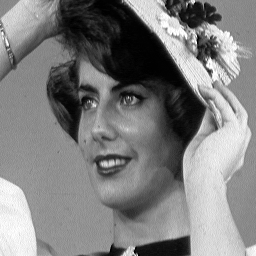
%> input picture data/Lena.bmp, 256 x 256 px
$ octave GSCG_1D.m   (GNU Octave 9; MATLAB toolbox functions it lacks are replaced by stand-ins)
%> lines starting %> are read from the running program, lines starting %| are printed output that depends on the picture; in (x1, y1, x2, y2) boxes, pixels count from 0 and x2, y2 are one past the last pixel; in counts of white or black regions, pixels touching at a corner belong together; the program's own positions count from 1
### LoadData.m
function [I1 I1_noise I2 I2_noise] = LoadData

I1 = zeros(1000,1);
I1(1:200) = 1;
I1(201:300) = 4;
I1(301:600) = 2;
I1(601:650) = 3;
I1(651:end) = 1;
I1_noise = I1 + 0.2*randn(size(I1));
% [7 lines of commented-out code are left out]


I2 = imread('data/Lena.bmp');
%> I2 is the input picture: size 256x256 uint8; min 0, max 255, mean 127.2
I2 = double(I2);
%> I2: size 256x256 double
r = 20;
I2_noise = I2 + r*randn(size(I2));
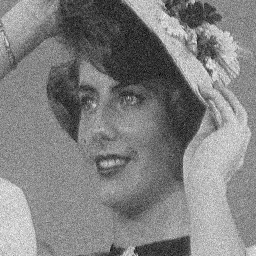
%> I2_noise: size 256x256 double; min -73.03, max 320.2, mean 127; drawn with min black and max white
% [7 lines of commented-out code are left out]

### GSCG_1D.m
% Edward Rusu
% Math 6590
% Variational Image Processing
% Project 1
% 1D Signal - GS and CG

% This program will solve the Tikhanov optimization problem using
% Gauss-Seidel and Conjugate Gradient Methods. We will just do the
% one-dimensional noisy signal here.

clearvars
clc


%% Load Data
[uxact u0] = LoadData; % Load the 1-dimensional signal
%> uxact = 1000 values, max 4 at index 201, min 1 at index 1, mean 1.7; u0 = 1000 values, max 4.52 at index 283, min 0.379 at index 820, mean 1.7
N = length(u0); % Number of nodes
%> N = 1000

maxIter = 1000; % Maximum number of iterations
tol = 1e-6; % Convergence tolerance
exitflag = 0; % Convergence condition
L = 2; % Norm to check convergence

lambda = 0.025; % Value for lambda

% Rather than using ghost points for the Neumann condition, we simply treat
% them as algebraic constraints, do some solving, and find the correct
% expression for our interior points


%% Create 1D Elliptic Operator and RHS
e = ones(N,1);
Elli = lambda*speye(N) + spdiags([-2*e 4*e -2*e],[-1 0 1],N,N); % Set up Elliptic Operator
Elli(1,2) = -4; Elli(N,N-1) = -4;
%> after `Elli(1,2) = -4`:
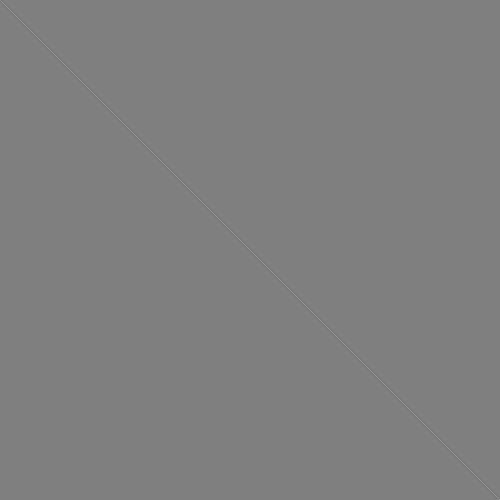
%> Elli: size 1000x1000 double (shown at 1/2 size); min -4, max 4.03, mean 2.7e-05; drawn with min black and max white
%> after `Elli(N,N-1) = -4`: Elli: size 1000x1000 double; under 0.01% of pixels changed, all inside (x1, y1, x2, y2) = (998, 999, 999, 1000)

rhs = lambda*u0;
%> rhs = 1000 values, max 0.113 at index 283, min 0.00947 at index 820, mean 0.0424


%% Exact

% Before doing anything, we will perform a direct solve for comparison
udir = Elli\rhs; % Direct solve with tri-diagonal solver
%> udir = 1000 values, max 4.02 at index 242, min 0.891 at index 820, mean 1.7

figure(1), clf
plot(1:N, uxact,'r-','linewidth',2), hold on
plot(1:N, udir,'b.');
title('Exact Solution');
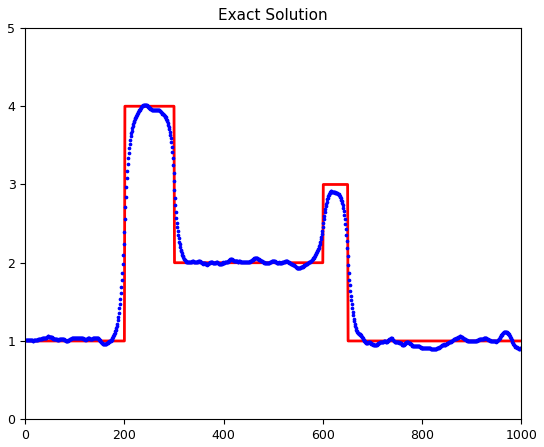
%> figure redrawn from the program's plot data; curve peaks at x = 201, y = 4; highest point at x = 242, y = 4.02


%% Gauss-Seidel
% Gauss-Seidel is x_{k+1} = (I-inv(P)*A)x_{k} + inv(P)*b

Elli_diag = spdiags(Elli); % Grab lower and main diagonal from Elli
PC = spdiags([Elli_diag(:,1) Elli_diag(:,2)], [-1 0],N,N); % Create GS preconditioner
PCinv = PC\speye(N); % Invert the preconditioner
rhsPC = PCinv*rhs; % Modify the rhs vector
%> rhsPC = 1000 values, max 0.0523 at index 243, min 0.00469 at index 1, mean 0.0209
GS = speye(N) - PCinv*Elli; % Gauss-Seidel Matrix = I-inv(P)*A

% Iteration here
uN = u0; % Initial condition
%> uN has the same summary as u0

figure(2), clf
for n = 1:maxIter
    % Iterate
    uO = uN;
    uN = GS*uO + rhsPC;

    % Animate
    if (mod(n,5) == 0) % Only occasionally plot
        plot(1:N,uxact,'r-',1:N,uN,'b.'), axis([1 1000 0 4.5])
        title(['GS iteration: ' num2str(n)]);
        drawnow
        pause(0.01)
    end

    % Check Convergence
    if (norm(uN-uO,L) < tol)
        exitflag = 1;
        break;
    end
end
%> after the loop, exitflag = 1
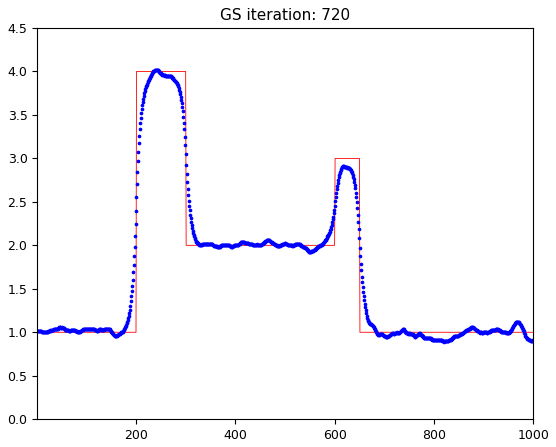
%> figure redrawn from the program's plot data; curve peaks at x = 201, y = 4; highest point at x = 242, y = 4.02

if (exitflag == 1)
    disp(['GS converged in ' num2str(n) ' iterations.']);
else
    disp('GS did not converge. Consider increasing max iteration or loosening tolerance.');
end


%% Conjugate Gradient

[uCG,exitflag,res,iterOut] = cgs(Elli,rhs,tol,maxIter,[],[],u0);
%> uCG has the same summary as udir; exitflag = 0; res = 9.5e-07; iterOut = 61

if (exitflag == 0)
    disp(['CG converged in ' num2str(iterOut) ' iterations.']);
%| CG converged in 61 iterations.
else
    disp('CG did not converge. Consider increasing max iteration or loosening tolerance.');
end

figure(3), clf
plot(1:N, uxact,'r-','linewidth',2), hold on
plot(1:N, uCG,'b.');
title('CG solution');
%> figure, not shown here; curve peaks at x = 201, y = 4; highest point at x = 242, y = 4.02
